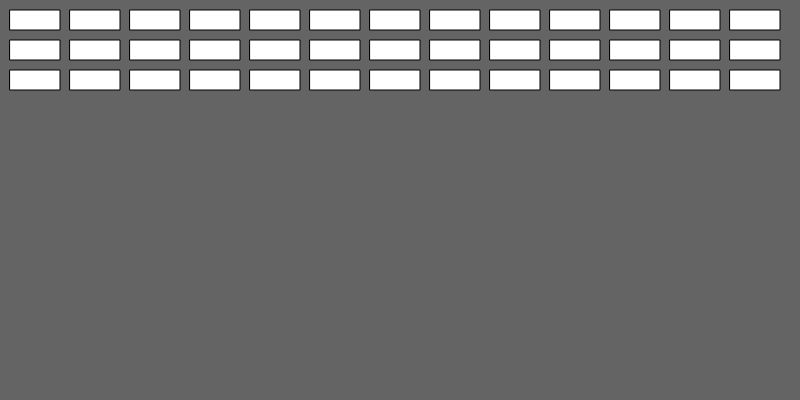
Frame 1 (no input)
Frame 60 (no input): identical to frame 1, image omitted
Frame 120 (the mouse pressed at the canvas centre since frame 60): identical to frame 1, image omitted

The p5.js sketch that drew this single still picture (run headless with seeded random() and noise() and a simulated clock; from frame 60 on, the mouse is pressed at the canvas centre):

// p5.js sketch
// ── sketch.js
function setup() {
	createCanvas(800 , 400);
	background(100);
	let bW = 50;
	let gap = 10;
	let n_bricks = floor(width/(bW+gap));
		
	for (let j = 0; j < 3; j++) {
		for (let i = 0; i < n_bricks; i++) {
			rect(gap+(bW+gap)*i, gap+(gap+20)*j, bW, 20);
		}
	}
}

function draw() {
	
}

// ── ball.js
function Ball(x, y) {	
	this.x = x;
	this.y = y;
	this.xspeed = 3;
	this.yspeed = 3;
	this.r = 10;
		
		
	this.update = function(pad) {	
		if ((this.x+this.r > pad.x) && (this.y+this.r > pad.y) && (this.y-this.r < pad.y+pad.w)) {
			this.yspeed *= -1;				
		}				
			
		if (this.y-this.r < 0 && this.yspeed < 0) {
			this.yspeed *= -1;
		}
		if (this.x-this.r < 0 && this.xspeed < 0) {
			this.xspeed *= -1;
		}
		if (this.y+this.r > height && this.yspeed > 0) {
			this.yspeed *= -1;
		}
		if (this.x+this.r > width && this.xspeed > 0) {
			this.xspeed *= -1;
		}
		
		this.x += this.xspeed;
		this.y += this.yspeed;
	}
		
	this.show = function() {
		fill(255, 0, 100);
		noStroke();
		ellipse(this.x, this.y, this.r*2, this.r*2);
	}
}
// ── bricks.js
function Brick(x, y, w, h) {
	this.x = x;
	this.y = y;
	this.w = w;
	this.h = h;
	
	this.show = function() {
		fill(255);
		noStroke();
		rect(this.x, this.y, this.w, this.h);
	}
}

class Bricks {
	constructor(n_rows, bW) {
		this.rows = n_rows;
		this.bW = bW;
		this.gap_b_rows = 5;
		this.bH = 10;
	
		this.cols = floor(width/this.bW);
		
		this.bricks = [];
		for (let i = 0; i < this.rows; i++) {
			this.bricks[i] = [];
			for (let j = 0; j < this.cols; j++) {
				this.bricks[i][j] = new Brick((this.bW)*j, this.bH*i*this.gap_b_rows, this.bW - 2, this.bH);
			}
		}
	}
	
	show() {
		for (let i = 0; i < this.rows; i++) {
			for (let j = 0; j < this.cols; j++) {
				fill(random(100, 255), random(100, 255), random(100, 255));
				this.bricks[i][j].show();
			}
		}
	}
}

// ── pad.js
function Pad() {
	this.w = 80;
	this.h = 25;
	this.x = width/2 - this.w/2;
	this.y = height - 30;
	this.xspeed = 10;
	
	this.show = function() {
		noStroke();
		fill(255);
		rect(this.x, this.y, this.w, this.h, 20);
	}
}

// ── paddle.js
function Paddle() {
	this.w = 80;
	this.h = 25;
	this.x = width/2 - this.w/2;
	this.y = height - 30;
	this.xspeed = 10;
	
	this.show = function() {
		noStroke();
		fill(255);
		rect(this.x, this.y, this.w, this.h, 20);
	}
}
